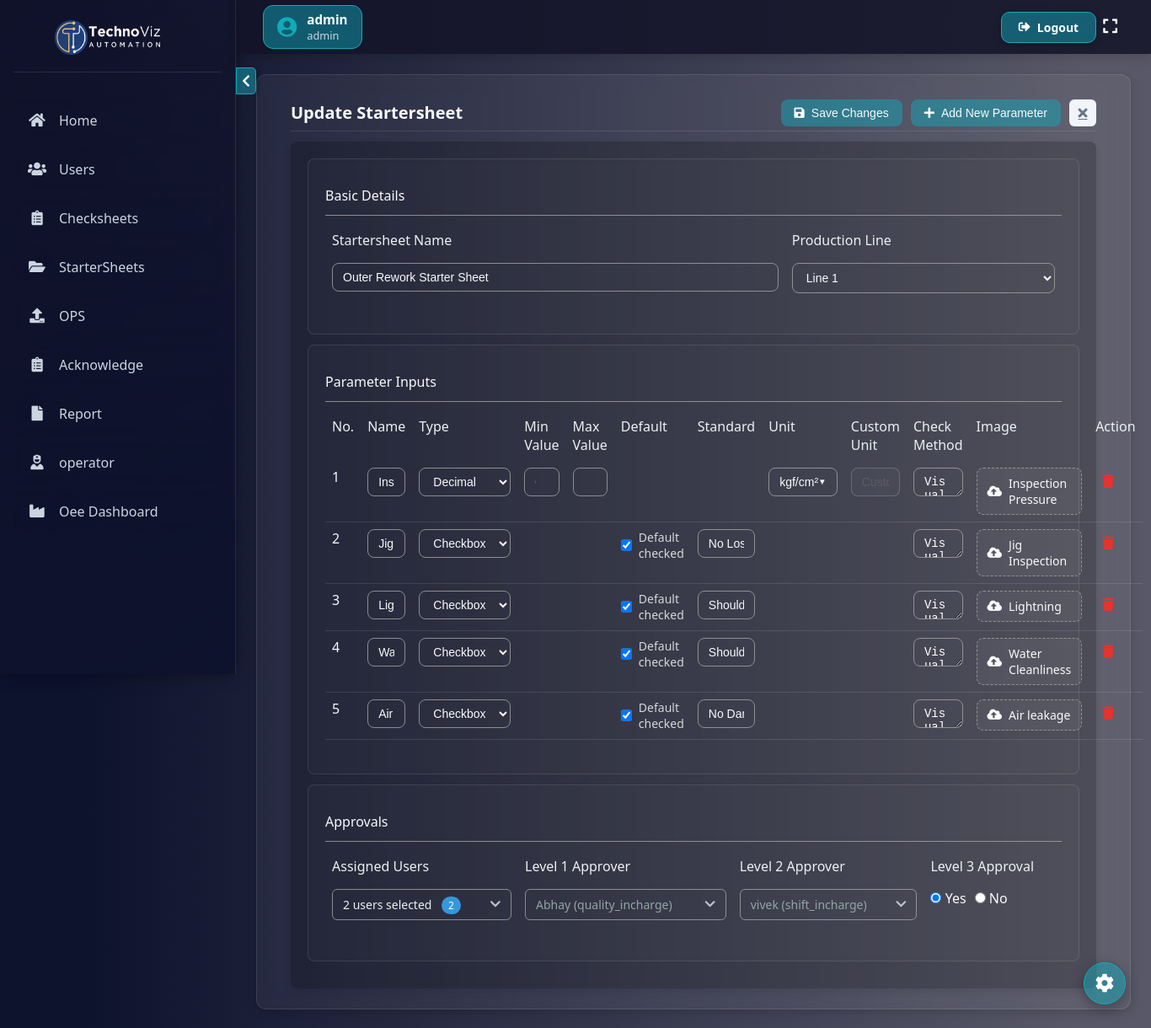
/update_startersheet/2/ (signed in), run on an earlier commit of the app's database.
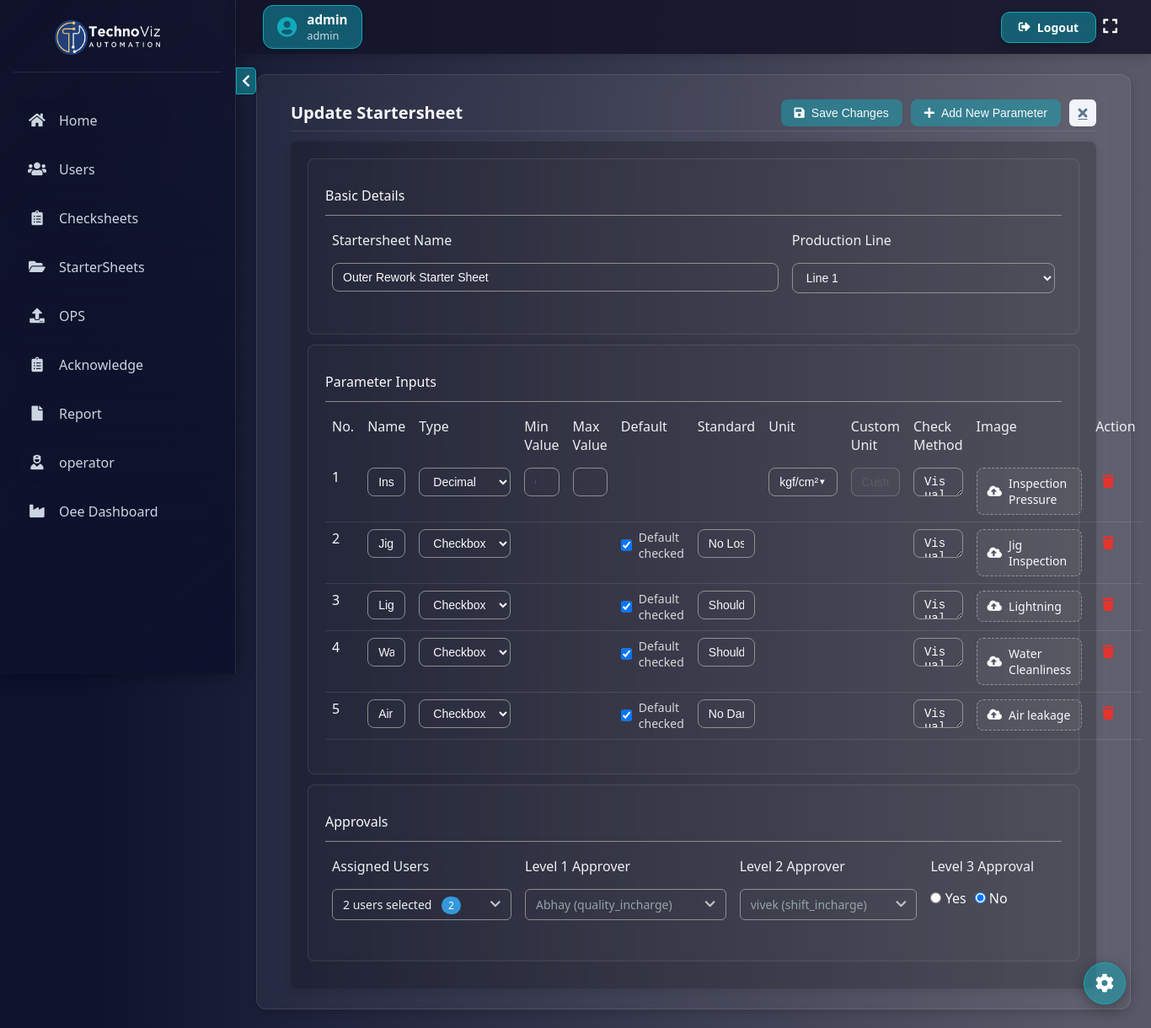
And on a later commit of the database.
### checksheet1/models.py (models this page shows, shortened)
class StarterSheet(models.Model):
    name = models.CharField(max_length=255)
    line = models.CharField(
        max_length=10, choices=[("line_1", "Line 1"), ("line_2", "Line 2")]
    )
    assigned_users = models.ManyToManyField(
        "CustomUser", related_name="assigned_starter_sheets", blank=True
    )
    created_by = models.ForeignKey(
        "CustomUser",
        on_delete=models.SET_NULL,
        null=True,
        related_name="created_starter_sheets",
    )
    created_on = models.DateTimeField(auto_now_add=True)
    level_1_approver = models.ForeignKey(
        "CustomUser",
        on_delete=models.SET_NULL,
        null=True,
        blank=True,
        related_name="level_1_assigned_sheets",
    )
    level_2_approver = models.ForeignKey(
        "CustomUser",
        on_delete=models.SET_NULL,
        null=True,
        blank=True,
        related_name="level_2_assigned_sheets",
    )
    require_level_3_approval = models.BooleanField(
        default=True, help_text="Check if this sheet requires Level 3 approval (admin)"
    )

class CustomUser(AbstractUser):
    ROLE_CHOICES = [
        ("admin", "Admin"),
        ("quality_incharge", "Quality Incharge"),
        ("shift_incharge", "Shift Incharge"),
        ("operator", "Operator"),
    ]
    username = models.CharField(max_length=150, unique=False)
    employee_id = models.CharField(max_length=20, unique=True)  # New field
    role = models.CharField(max_length=20, choices=ROLE_CHOICES, default="admin")
    phone_number = models.CharField(max_length=15, blank=True, null=True)
    USERNAME_FIELD = "employee_id"  # Use employee_id for authentication
    REQUIRED_FIELDS = ["username", "email"]  # Keep username for internal use

### checksheet1/views.py (the view, shortened to what this page needs)
@login_required
def update_startersheet(request, startersheet_id):
    if request.user.role != "admin" and not has_page_access(request.user, "all_startersheet"):
        return render(request, "checksheet/access_denied.html")
    startersheet = get_object_or_404(StarterSheet, id=startersheet_id)
    existing_zones = list(StarterZone.objects.filter(startersheet=startersheet))
    all_users = get_user_model().objects.all()  # Fetch all users for dropdowns
    context = {
        'startersheet': startersheet,
        'zones': existing_zones,
        'all_users': all_users,  # Add all_users to context
        'success': any(msg.tags == "StarterSheet_zone" for msg in messages.get_messages(request)),
    }
    return render(request, 'checksheet/update_startersheet.html', context)

### checksheet1/context_processors.py (called while the page is built)
def pending_requests_count(request):
    if request.user.is_authenticated and request.user.role == "admin":
        count = PasswordResetRequest.objects.filter(status="pending").count()
        return {"pending_requests_count": count}
    return {}

### checksheet1/templatetags/custom_tags.py (called while the page is built)
@register.filter
def has_page_access(user, page_name):
    if user.is_authenticated and user.role == "admin":
        return True  # Admin has all access
    return PageAccess.objects.filter(
        user=user, page_name=page_name, has_access=True
    ).exists()

### checksheet1/templates/checksheet/update_startersheet.html (shortened to what the changed rows need)
{% extends 'checksheet/base.html' %}
{% block extra_css %}
<link rel="stylesheet" href="https://cdnjs.cloudflare.com/ajax/libs/font-awesome/5.15.4/css/all.min.css">
{% endblock %}
{% block content %}
<div class="page-container">
    <div class="header">
        <h2 class="page-title">Update Startersheet</h2>
    </div>
    <div class="form-container">
        <form id="startersheet-form" method="POST" enctype="multipart/form-data">
            <div class="form-section">
            <table class="form-table">
                <thead>
                    <tr>
                        <th>Startersheet Name</th>
                        <th>Production Line</th>
                    </tr>
                </thead>
                <tbody>
                    <tr>
                        <td>
                            <input type="text" id="startersheet_name" name="name" required
                                   class="form-input" value="{{ startersheet.name }}" placeholder="Enter startersheet name">
                        </td>
                        <td>
                            <select id="line" name="line" required class="form-input">
                                <option value="line_1" {% if startersheet.line == "line_1" %}selected{% endif %}>Line 1</option>
                            </select>
                        </td>
                    </tr>
                </tbody>
            </table>
        </div>
        <div class="form-section">
            <table class="form-table" id="parameter_inputs_table">
                <thead>
                    <tr>
                        <th>No.</th>
                        <th>Name</th>
                        <th>Type</th>
                        <th class="min-value-header">Min Value</th>
                        <th class="max-value-header">Max Value</th>
                        <th class="default-header">Default</th>
                        <th class="standard-header">Standard</th>
                        <th class="unit-header">Unit</th>
                        <th class="custom-unit-header">Custom Unit</th>
                        <th class="check-method-header">Check Method</th>
                        <th>Image</th>
                        <th>Action</th>
                    </tr>
                </thead>
            </table>
        </div>
        <div class="form-section">
            <table class="form-table">
                <thead>
                    <tr>
                        <th>Assigned Users</th>
                        <th>Level 1 Approver</th>
                        <th>Level 2 Approver</th>
                        <th>Level 3 Approval</th>
                    </tr>
                </thead>
                <tbody>
                    <tr>
                        <td>
                            <div class="custom-dropdown" id="level1-approver-dropdown">
                                <div class="dropdown-button" id="level1-approver-button">
                                    <span class="dropdown-text" id="level1-approver-text">
                                        {% if startersheet.level_1_approver %}
                                            {{ startersheet.level_1_approver.username }} ({{ startersheet.level_1_approver.role }})
                                        {% else %}
                                            Select Level 1 Approver
                                        {% endif %}
                                    </span>
                                    <i class="fas fa-chevron-down dropdown-arrow"></i>
                                </div>
                            </div>
                        </td>
                        <td>
                            <div class="custom-dropdown" id="level2-approver-dropdown">
                                <div class="dropdown-button" id="level2-approver-button">
                                    <span class="dropdown-text" id="level2-approver-text">
                                        {% if startersheet.level_2_approver %}
                                            {{ startersheet.level_2_approver.username }} ({{ startersheet.level_2_approver.role }})
                                        {% else %}
                                            Select Level 2 Approver
                                        {% endif %}
                                    </span>
                                    <i class="fas fa-chevron-down dropdown-arrow"></i>
                                </div>
                            </div>
                        </td>
                        <td>
                            <div class="approval-radio">
                                <div class="radio-option">
                                    <input type="radio" name="require_level_3" id="require_level_3_yes" value="True"
                                           {% if startersheet.require_level_3_approval %}checked{% endif %}>
                                    <label for="require_level_3_yes">Yes</label>
                                </div>
                                <div class="radio-option">
                                    <input type="radio" name="require_level_3" id="require_level_3_no" value="False"
                                           {% if not startersheet.require_level_3_approval %}checked{% endif %}>
                                    <label for="require_level_3_no">No</label>
                                </div>
                            </div>
                        </td>
                    </tr>
                </tbody>
            </table>
        </div>
        </form>
    </div>
</div>
{% endblock %}

What changed in the data, as far as the page shows it:
changed StarterSheet "Outer Rework Starter Sheet": require_level_3_approval "☑ Yes" → "☐ Yes"; require_level_3_approval "☐ No" → "☑ No"
